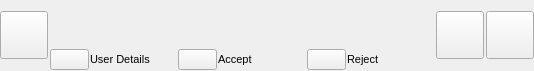
<?xml version="1.0" encoding="UTF-8"?>
<ui version="4.0">
 <class>GuiFriendRequestWidgetUi</class>
 <widget class="QWidget" name="GuiFriendRequestWidgetUi">
  <property name="geometry">
   <rect>
    <x>0</x>
    <y>0</y>
    <width>534</width>
    <height>71</height>
   </rect>
  </property>
  <property name="sizePolicy">
   <sizepolicy hsizetype="Expanding" vsizetype="Preferred">
    <horstretch>0</horstretch>
    <verstretch>0</verstretch>
   </sizepolicy>
  </property>
  <property name="minimumSize">
   <size>
    <width>0</width>
    <height>0</height>
   </size>
  </property>
  <property name="maximumSize">
   <size>
    <width>16777215</width>
    <height>16777215</height>
   </size>
  </property>
  <property name="font">
   <font>
    <pointsize>8</pointsize>
   </font>
  </property>
  <property name="windowTitle">
   <string>Form</string>
  </property>
  <property name="styleSheet">
   <string notr="true"/>
  </property>
  <layout class="QHBoxLayout" name="horizontalLayout_2">
   <property name="spacing">
    <number>2</number>
   </property>
   <property name="leftMargin">
    <number>0</number>
   </property>
   <property name="topMargin">
    <number>0</number>
   </property>
   <property name="rightMargin">
    <number>0</number>
   </property>
   <property name="bottomMargin">
    <number>0</number>
   </property>
   <item>
    <widget class="VxPushButton" name="m_FriendshipButton">
     <property name="sizePolicy">
      <sizepolicy hsizetype="Fixed" vsizetype="Fixed">
       <horstretch>0</horstretch>
       <verstretch>0</verstretch>
      </sizepolicy>
     </property>
     <property name="minimumSize">
      <size>
       <width>48</width>
       <height>48</height>
      </size>
     </property>
     <property name="maximumSize">
      <size>
       <width>48</width>
       <height>48</height>
      </size>
     </property>
     <property name="text">
      <string notr="true"/>
     </property>
     <property name="iconSize">
      <size>
       <width>48</width>
       <height>48</height>
      </size>
     </property>
    </widget>
   </item>
   <item>
    <layout class="QVBoxLayout" name="verticalLayout_2">
     <property name="spacing">
      <number>1</number>
     </property>
     <item>
      <layout class="QHBoxLayout" name="TitleHorizontalLayout_2">
       <property name="spacing">
        <number>0</number>
       </property>
       <property name="leftMargin">
        <number>0</number>
       </property>
       <item>
        <widget class="QLabel" name="m_TitlePart1">
         <property name="font">
          <font>
           <pointsize>8</pointsize>
           <italic>false</italic>
           <bold>false</bold>
          </font>
         </property>
         <property name="text">
          <string/>
         </property>
        </widget>
       </item>
       <item>
        <widget class="QLabel" name="m_TitlePart2">
         <property name="text">
          <string/>
         </property>
        </widget>
       </item>
       <item>
        <spacer name="horizontalSpacer_3">
         <property name="orientation">
          <enum>Qt::Orientation::Horizontal</enum>
         </property>
         <property name="sizeHint" stdset="0">
          <size>
           <width>40</width>
           <height>20</height>
          </size>
         </property>
        </spacer>
       </item>
      </layout>
     </item>
     <item>
      <layout class="QHBoxLayout" name="DescHorizontalLayout_2">
       <property name="spacing">
        <number>0</number>
       </property>
       <item>
        <widget class="QLabel" name="m_DescPart1">
         <property name="text">
          <string/>
         </property>
        </widget>
       </item>
       <item>
        <widget class="QLabel" name="m_DescPart2">
         <property name="text">
          <string/>
         </property>
        </widget>
       </item>
       <item>
        <spacer name="horizontalSpacer_4">
         <property name="orientation">
          <enum>Qt::Orientation::Horizontal</enum>
         </property>
         <property name="sizeHint" stdset="0">
          <size>
           <width>40</width>
           <height>20</height>
          </size>
         </property>
        </spacer>
       </item>
      </layout>
     </item>
     <item>
      <layout class="QHBoxLayout" name="horizontalLayout_3">
       <item>
        <widget class="VxPushButton" name="m_DetailsButton">
         <property name="text">
          <string notr="true"/>
         </property>
        </widget>
       </item>
       <item>
        <widget class="VxLabel" name="m_DetailsLabel">
         <property name="sizePolicy">
          <sizepolicy hsizetype="Expanding" vsizetype="Preferred">
           <horstretch>0</horstretch>
           <verstretch>0</verstretch>
          </sizepolicy>
         </property>
         <property name="text">
          <string>User Details</string>
         </property>
        </widget>
       </item>
       <item>
        <widget class="VxPushButton" name="m_AcceptButton">
         <property name="text">
          <string/>
         </property>
        </widget>
       </item>
       <item>
        <widget class="VxLabel" name="m_AcceptLabel">
         <property name="sizePolicy">
          <sizepolicy hsizetype="Expanding" vsizetype="Preferred">
           <horstretch>0</horstretch>
           <verstretch>0</verstretch>
          </sizepolicy>
         </property>
         <property name="text">
          <string>Accept</string>
         </property>
        </widget>
       </item>
       <item>
        <widget class="VxPushButton" name="m_RejectButton">
         <property name="text">
          <string/>
         </property>
        </widget>
       </item>
       <item>
        <widget class="VxLabel" name="m_RejectLabel">
         <property name="sizePolicy">
          <sizepolicy hsizetype="Expanding" vsizetype="Preferred">
           <horstretch>0</horstretch>
           <verstretch>0</verstretch>
          </sizepolicy>
         </property>
         <property name="text">
          <string>Reject</string>
         </property>
        </widget>
       </item>
      </layout>
     </item>
    </layout>
   </item>
   <item>
    <widget class="VxPushButton" name="m_AvatarButton">
     <property name="sizePolicy">
      <sizepolicy hsizetype="Fixed" vsizetype="Fixed">
       <horstretch>0</horstretch>
       <verstretch>0</verstretch>
      </sizepolicy>
     </property>
     <property name="minimumSize">
      <size>
       <width>48</width>
       <height>48</height>
      </size>
     </property>
     <property name="maximumSize">
      <size>
       <width>48</width>
       <height>48</height>
      </size>
     </property>
     <property name="text">
      <string notr="true"/>
     </property>
     <property name="iconSize">
      <size>
       <width>48</width>
       <height>48</height>
      </size>
     </property>
    </widget>
   </item>
   <item>
    <widget class="VxPushButton" name="m_MenuButton">
     <property name="sizePolicy">
      <sizepolicy hsizetype="Fixed" vsizetype="Fixed">
       <horstretch>0</horstretch>
       <verstretch>0</verstretch>
      </sizepolicy>
     </property>
     <property name="minimumSize">
      <size>
       <width>48</width>
       <height>48</height>
      </size>
     </property>
     <property name="maximumSize">
      <size>
       <width>48</width>
       <height>48</height>
      </size>
     </property>
     <property name="text">
      <string notr="true"/>
     </property>
     <property name="iconSize">
      <size>
       <width>48</width>
       <height>48</height>
      </size>
     </property>
    </widget>
   </item>
  </layout>
 </widget>
 <customwidgets>
  <customwidget>
   <class>VxPushButton</class>
   <extends>QPushButton</extends>
   <header location="global">VxPushButton.h</header>
  </customwidget>
  <customwidget>
   <class>VxLabel</class>
   <extends>QLabel</extends>
   <header>VxLabel.h</header>
  </customwidget>
 </customwidgets>
 <resources/>
 <connections/>
</ui>
